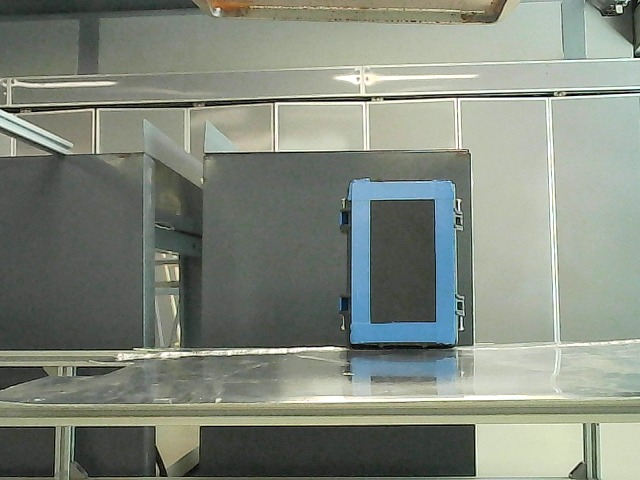
#> input picture proyects/SCARA_robot/software/TESTS/vision/tests/imagenes_test/caja3.jpeg, 640 x 480 px
$ python -i pixels_per_metric.py   (imports and definitions only)   (older library calls are emulated)
#> lines starting #> are read from the running program, lines starting #| are printed output that depends on the picture; after the words box and inside, x2 and y2 are one past the last pixel; in counts of white or black regions, pixels touching at a corner belong together
#> further down, picture is the input picture: shape (480, 640, 3); mean B, G, R 125.2, 136.2, 129.8
"""
This script processes video input or a saved image to detect objects, measure their dimensions,
and display the results using OpenCV.
"""

# Import necessary packages
from scipy.spatial import distance as dist
from imutils import perspective
from imutils import contours
import numpy as np
import imutils
import cv2

# USERS' SETTINGS
camara = 0  # Camera index (change if multiple cameras are connected)


# -------------------------------
# Utility Functions
# -------------------------------

def midpoint(ptA, ptB):
    """
    Calculate the midpoint between two points.
    :param ptA: First point (x, y)
    :param ptB: Second point (x, y)
    :return: Midpoint (x, y)
    """
    return ((ptA[0] + ptB[0]) * 0.5, (ptA[1] + ptB[1]) * 0.5)

# -------------------------------
# Object Measurement Functions
# -------------------------------

def measure_obj(cnts, image):
    """
    Measure the dimensions of objects in the image based on contours.
    :param cnts: List of contours
    :param image: Original image
    :return: Processed image and bounding box
    """
    for c in cnts:
        # Ignore small contours
        if cv2.contourArea(c) < 100:
            continue

        # Compute the rotated bounding box of the contour
        orig = image.copy()
        box = cv2.minAreaRect(c)
        box = cv2.boxPoints(box) if not imutils.is_cv2() else cv2.cv.BoxPoints(box)
        box = np.array(box, dtype="int")

        # Order the points and draw the bounding box
        box = perspective.order_points(box)
        cv2.drawContours(orig, [box.astype("int")], -1, (0, 255, 0), 2)

        # Draw the corner points
        for (x, y) in box:
            cv2.circle(orig, (int(x), int(y)), 5, (0, 0, 255), -1)

        return orig, box

def draw_objs(orig, box, pixelsPerMetric=None):
    """
    Draw the bounding box, midpoints, and dimensions of the object.
    :param orig: Original image
    :param box: Bounding box points
    :param pixelsPerMetric: Calibration factor (pixels per metric unit)
    :return: Processed image
    """
    # Unpack the bounding box points
    (tl, tr, br, bl) = box

    # Compute midpoints
    (tltrX, tltrY) = midpoint(tl, tr)
    (blbrX, blbrY) = midpoint(bl, br)
    (tlblX, tlblY) = midpoint(tl, bl)
    (trbrX, trbrY) = midpoint(tr, br)

    # Draw midpoints
    for (x, y) in [(tltrX, tltrY), (blbrX, blbrY), (tlblX, tlblY), (trbrX, trbrY)]:
        cv2.circle(orig, (int(x), int(y)), 5, (255, 0, 0), -1)

    # Draw lines between midpoints
    cv2.line(orig, (int(tltrX), int(tltrY)), (int(blbrX), int(blbrY)), (255, 0, 255), 2)
    cv2.line(orig, (int(tlblX), int(tlblY)), (int(trbrX), int(trbrY)), (255, 0, 255), 2)

    # Compute distances
    dA = dist.euclidean((tltrX, tltrY), (blbrX, blbrY))
    dB = dist.euclidean((tlblX, tlblY), (trbrX, trbrY))

    # Calibrate pixels per metric if not provided
    if pixelsPerMetric is None:
        pixelsPerMetric = dB / 10  # Example: 10 units as reference

    # Compute object dimensions
    dimA = dA / pixelsPerMetric
    dimB = dB / pixelsPerMetric

    # Draw dimensions on the image
    cv2.putText(orig, "{:.1f}in".format(dimA), (int(tltrX - 15), int(tltrY - 10)),
                cv2.FONT_HERSHEY_SIMPLEX, 0.65, (255, 255, 255), 2)
    cv2.putText(orig, "{:.1f}in".format(dimB), (int(trbrX + 10), int(trbrY)),
                cv2.FONT_HERSHEY_SIMPLEX, 0.65, (255, 255, 255), 2)

    return orig

# -------------------------------
# Main Function
# -------------------------------

def process_frame(frame):
    """
    Process a single frame to detect and measure objects.
    :param frame: Input frame
    :return: Processed frame
    """
    # Convertir a YCrCb y separar canales
    ycrcb = cv2.cvtColor(frame, cv2.COLOR_BGR2YCrCb)
#> ycrcb: shape (480, 640, 3); mean of channels 0, 1, 2 133.1, 125.6, 123.6
    y, cr, cb = cv2.split(ycrcb)
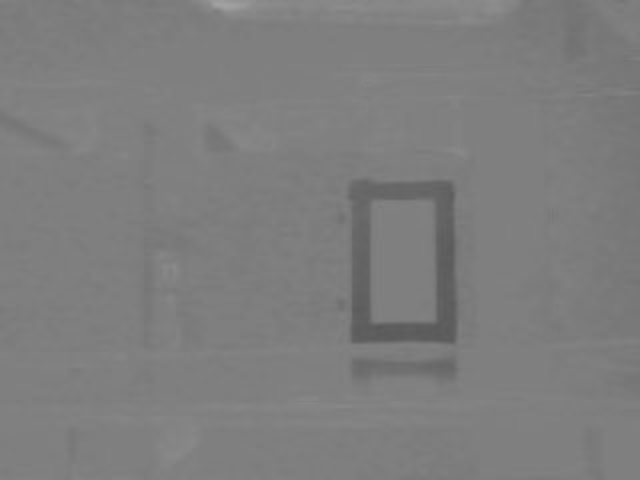
#> cr: shape (480, 640); min 89, max 162, mean 125.6
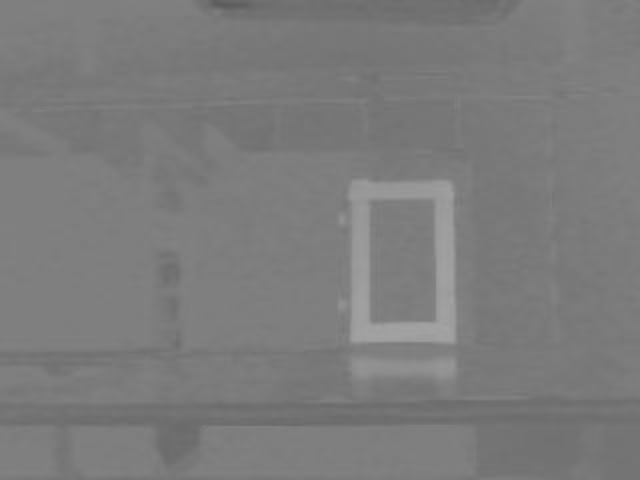
#> cb: shape (480, 640); min 91, max 164, mean 123.6
    y_channel = cv2.merge([y, y, y])
#> y_channel: shape (480, 640, 3); mean of channels 0, 1, 2 133.1, 133.1, 133.1
    cr_channel = cv2.merge([cr, cr, cr])
#> cr_channel: shape (480, 640, 3); mean of channels 0, 1, 2 125.6, 125.6, 125.6
    cb_channel = cv2.merge([cb, cb, cb])
#> cb_channel: shape (480, 640, 3); mean of channels 0, 1, 2 123.6, 123.6, 123.6

    # Preprocess the frame
    gray = cv2.cvtColor(frame, cv2.COLOR_BGR2GRAY)
    gray = cv2.GaussianBlur(gray, (7, 7), 0)
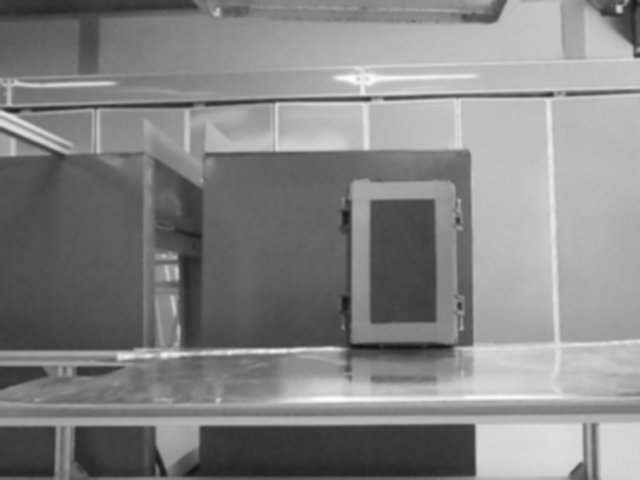
#> gray: shape (480, 640); min 21, max 254, mean 133.1

    # Edge detection and contour finding
    edged = cv2.Canny(gray, 50, 100)
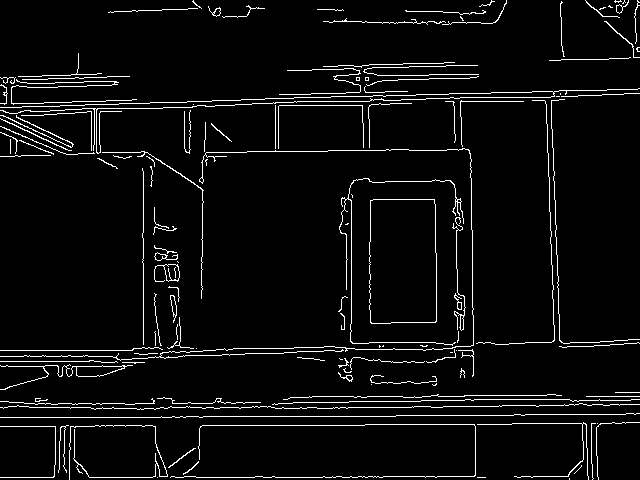
#> edged: shape (480, 640); 4.8% white in thin lines or dots
    edged = cv2.dilate(edged, None, iterations=1)
#> edged: shape (480, 640); 15% white; 24 white regions, largest, box (x1, y1, x2, y2) and area: (0, 52, 640, 391) 26775, (0, 393, 640, 411) 5232, (57, 421, 590, 480) 4814
    edged = cv2.erode(edged, None, iterations=1)
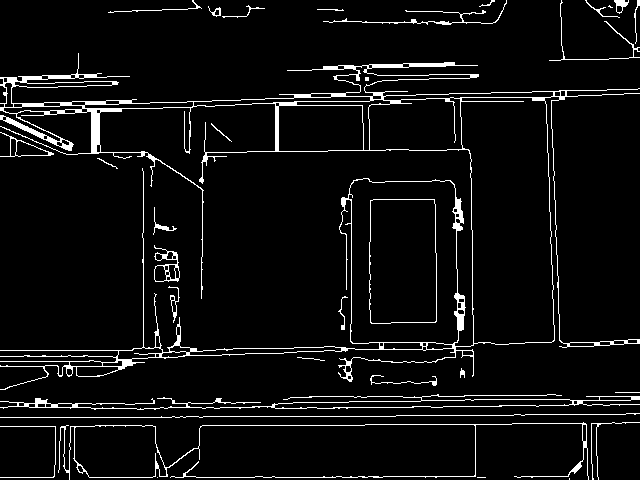
#> edged: shape (480, 640); 5.7% white in thin lines or dots
    cnts = cv2.findContours(edged.copy(), cv2.RETR_EXTERNAL, cv2.CHAIN_APPROX_SIMPLE)
#> cnts = 31 contours, 17 with area under 20; largest, box (x1, y1, x2, y2) and area: (0, 53, 640, 390) 56706, (58, 422, 589, 480) 4492, (0, 394, 640, 410) 2327, (154, 245, 180, 282) 530, (0, 132, 54, 157) 446
    cnts = imutils.grab_contours(cnts)
    cnts, _ = contours.sort_contours(cnts)

    # Process contours
    try:
        orig, box = measure_obj(cnts, frame)
#> the loop in measure_obj, `for c in cnts:` made 3 passes
#> box on pass 3: [[0, 398], [638, 391], [639, 405], [0, 411]]
#> box = [[0, 398], [638, 391], [639, 405], [0, 411]]
        orig = draw_objs(orig, box)
#> in draw_objs, `(tl, tr, br, bl) = box`: tl = [0, 398]; tr = [638, 391]; br = [639, 405]; bl = [0, 411]
#> in draw_objs, `(tltrX, tltrY) = midpoint(tl, tr)`: tltrX = 319; tltrY = 394.5
#> in draw_objs, `(blbrX, blbrY) = midpoint(bl, br)`: blbrX = 319.5; blbrY = 408
#> in draw_objs, `(tlblX, tlblY) = midpoint(tl, bl)`: tlblX = 0; tlblY = 404.5
#> in draw_objs, `(trbrX, trbrY) = midpoint(tr, br)`: trbrX = 638.5; trbrY = 398
#> the loop in draw_objs, `for (x, y) in [(tltrX, tltrY), (blbrX, blbrY), (tlblX, tlblY), (trbrX,..` made 4 passes
#> (x, y) on passes 1 to 4: (319, 394.5), (319.5, 408), (0, 404.5), (638.5, 398)
#> after the loop in draw_objs, `for (x, y) in [(tltrX, tltrY), (blbrX, blbrY), (tlblX, tlblY), (trbrX,..`:
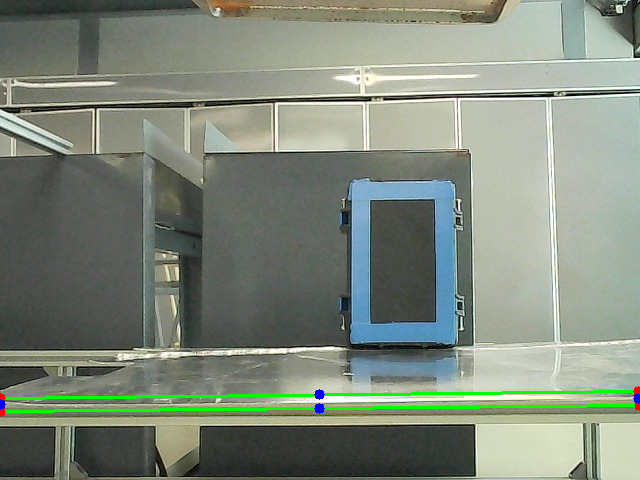
#> orig: shape (480, 640, 3); mean B, G, R 123.7, 137.3, 128
#> in draw_objs, `cv2.line(orig, (int(tltrX), int(tltrY)), (int(blbrX), int(blbrY)), (25..`: orig: shape (480, 640, 3); 0.02% of pixels changed, all inside (x1, y1, x2, y2) = (318, 393, 321, 410)
#> in draw_objs, `dA = dist.euclidean((tltrX, tltrY), (blbrX, blbrY))`: dA = 13.51
#> in draw_objs, `dB = dist.euclidean((tlblX, tlblY), (trbrX, trbrY))`: dB = 638.5
#> in draw_objs, `pixelsPerMetric = dB / 10`: pixelsPerMetric = 63.85
#> in draw_objs, `dimA = dA / pixelsPerMetric`: dimA = 0.212
#> in draw_objs, `dimB = dB / pixelsPerMetric`: dimB = 10
#> in draw_objs, `cv2.putText(orig, "{:.1f}in".format(dimA), (int(tltrX - 15), int(tltrY..`:
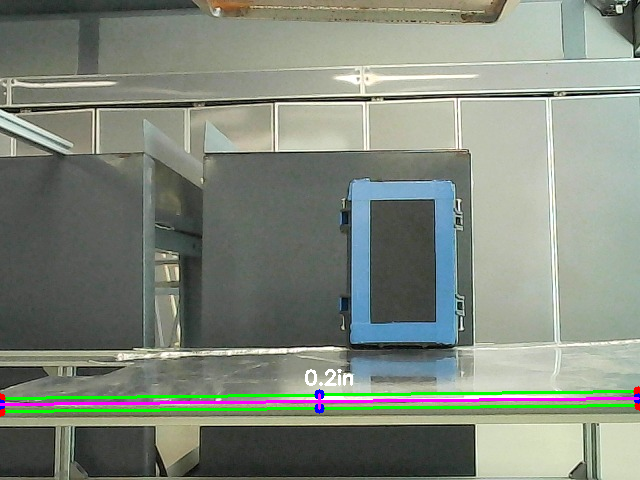
#> orig: shape (480, 640, 3); mean B, G, R 124.4, 136.3, 128.6
    except TypeError:
        # Skip if no valid contour is found
        orig = frame

    return orig, gray, edged

# [55 lines left out: function main, not called in this run]

# -------------------------------
# Entry Point
# -------------------------------

# [2 lines not run here, left out]

>>> import cv2
>>> picture = cv2.imread('tests/imagenes_test/caja3.jpeg')
>>> result = process_frame(picture)

$ run again, on proyects/SCARA_robot/software/TESTS/vision/tests/imagenes_test/caja4.jpeg
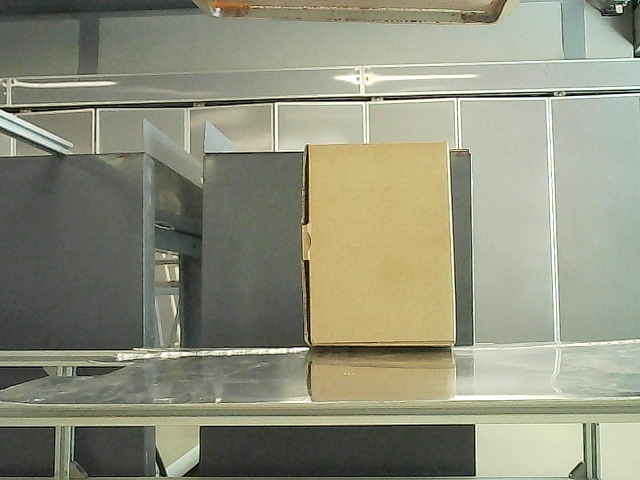
#> input picture proyects/SCARA_robot/software/TESTS/vision/tests/imagenes_test/caja4.jpeg, 640 x 480 px
#> picture is the input picture: shape (480, 640, 3); mean B, G, R 124.5, 144.4, 143
#> ycrcb: shape (480, 640, 3); mean of channels 0, 1, 2 141.7, 128.8, 118.3
#> y_channel: shape (480, 640, 3); mean of channels 0, 1, 2 141.7, 141.7, 141.7
#> cr_channel: shape (480, 640, 3); mean of channels 0, 1, 2 128.8, 128.8, 128.8
#> cb_channel: shape (480, 640, 3); mean of channels 0, 1, 2 118.3, 118.3, 118.3
#> in process_frame, `edged = cv2.erode(edged, None, iterations=1)`:
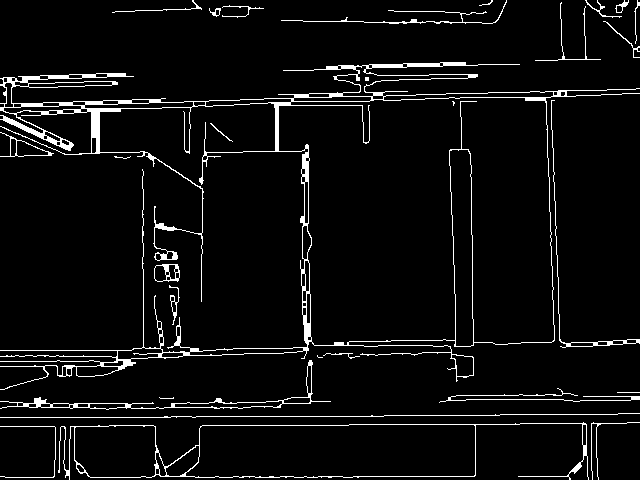
#> edged: shape (480, 640); 5.2% white in thin lines or dots
#> cnts = 27 contours, 14 with area under 20; largest, box (x1, y1, x2, y2) and area: (0, 62, 640, 390) 71156, (58, 422, 589, 480) 19471, (0, 360, 331, 410) 1367, (0, 132, 54, 157) 444, (154, 264, 180, 282) 386
#> the loop in measure_obj, `for c in cnts:` made 3 passes
#> box on pass 3: [[-1, 397], [324, 358], [330, 401], [3, 440]]
#> in process_frame, `orig, box = measure_obj(cnts, frame)`: box = [[-1, 397], [324, 358], [330, 401], [3, 440]]
#> tl = [-1, 397]; tr = [324, 358]; br = [330, 401]; bl = [3, 440]
#> tltrX = 161.5; tltrY = 377.5
#> blbrX = 166.5; blbrY = 420.5
#> tlblX = 1; tlblY = 418.5
#> trbrX = 327; trbrY = 379.5
#> the loop in draw_objs, `for (x, y) in [(tltrX, tltrY), (blbrX, blbrY), (tlblX, tlblY), (trbrX,..` made 4 passes
#> (x, y) on passes 1 to 4: (161.5, 377.5), (166.5, 420.5), (1, 418.5), (327, 379.5)
#> dA = 43.29
#> dB = 328.3
#> pixelsPerMetric = 32.83
#> dimA = 1.32
#> dimB = 10
#> in draw_objs, `cv2.putText(orig, "{:.1f}in".format(dimB), (int(trbrX + 10), int(trbrY..`:
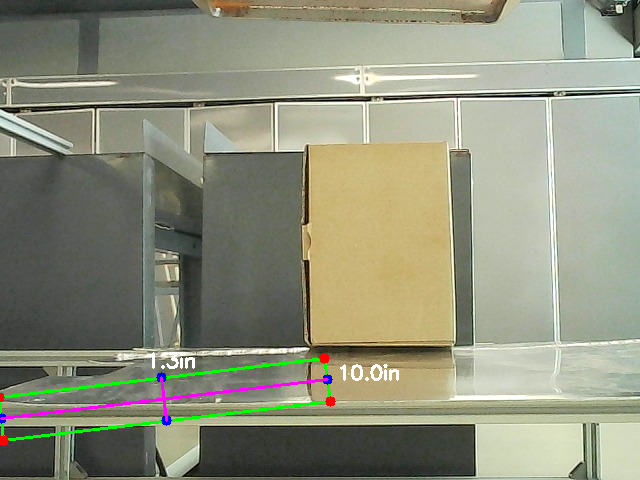
#> orig: shape (480, 640, 3); mean B, G, R 124.7, 144.7, 142.8

$ run again, on proyects/SCARA_robot/software/TESTS/vision/tests/imagenes_test/caja6.jpeg
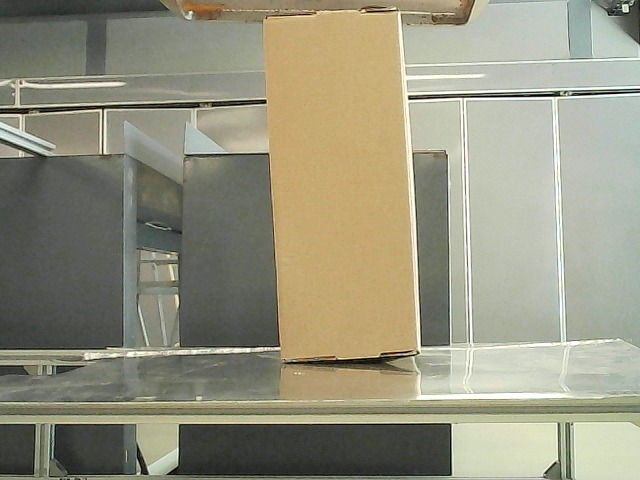
#> input picture proyects/SCARA_robot/software/TESTS/vision/tests/imagenes_test/caja6.jpeg, 640 x 480 px
#> picture is the input picture: shape (480, 640, 3); mean B, G, R 127.3, 147.5, 149.8
#> ycrcb: shape (480, 640, 3); mean of channels 0, 1, 2 145.8, 130.7, 117.6
#> y_channel: shape (480, 640, 3); mean of channels 0, 1, 2 145.8, 145.8, 145.8
#> cr_channel: shape (480, 640, 3); mean of channels 0, 1, 2 130.7, 130.7, 130.7
#> cb_channel: shape (480, 640, 3); mean of channels 0, 1, 2 117.6, 117.6, 117.6
#> in process_frame, `edged = cv2.erode(edged, None, iterations=1)`:
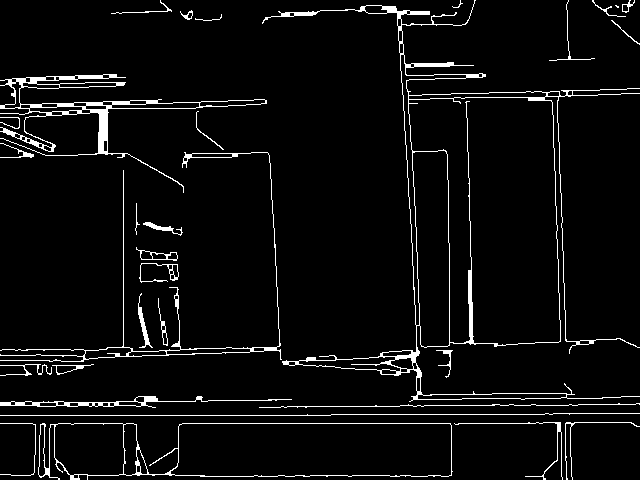
#> edged: shape (480, 640); 4.8% white in thin lines or dots
#> cnts = 31 contours, 13 with area under 20; largest, box (x1, y1, x2, y2) and area: (262, 0, 640, 402) 40404, (38, 423, 453, 480) 19065, (0, 74, 267, 193) 3441, (0, 152, 282, 362) 1378, (0, 396, 292, 408) 670
#> the loop in measure_obj, `for c in cnts:` made 3 passes
#> box on pass 3: [[0, 396], [291, 396], [291, 407], [0, 407]]
#> in process_frame, `orig, box = measure_obj(cnts, frame)`: box = [[0, 396], [291, 396], [291, 407], [0, 407]]
#> tl = [0, 396]; tr = [291, 396]; br = [291, 407]; bl = [0, 407]
#> tltrX = 145.5; tltrY = 396
#> blbrX = 145.5; blbrY = 407
#> tlblX = 0; tlblY = 401.5
#> trbrX = 291; trbrY = 401.5
#> the loop in draw_objs, `for (x, y) in [(tltrX, tltrY), (blbrX, blbrY), (tlblX, tlblY), (trbrX,..` made 4 passes
#> (x, y) on passes 1 to 4: (145.5, 396), (145.5, 407), (0, 401.5), (291, 401.5)
#> dA = 11
#> dB = 291
#> pixelsPerMetric = 29.1
#> dimA = 0.378
#> dimB = 10
#> in draw_objs, `cv2.putText(orig, "{:.1f}in".format(dimB), (int(trbrX + 10), int(trbrY..`:
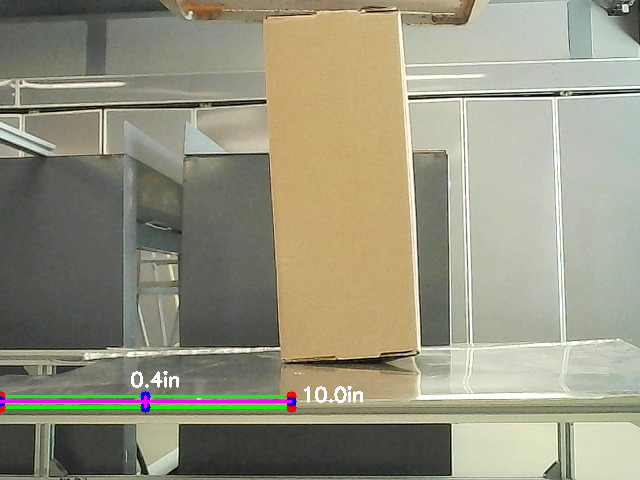
#> orig: shape (480, 640, 3); mean B, G, R 127.6, 147.8, 149.6
